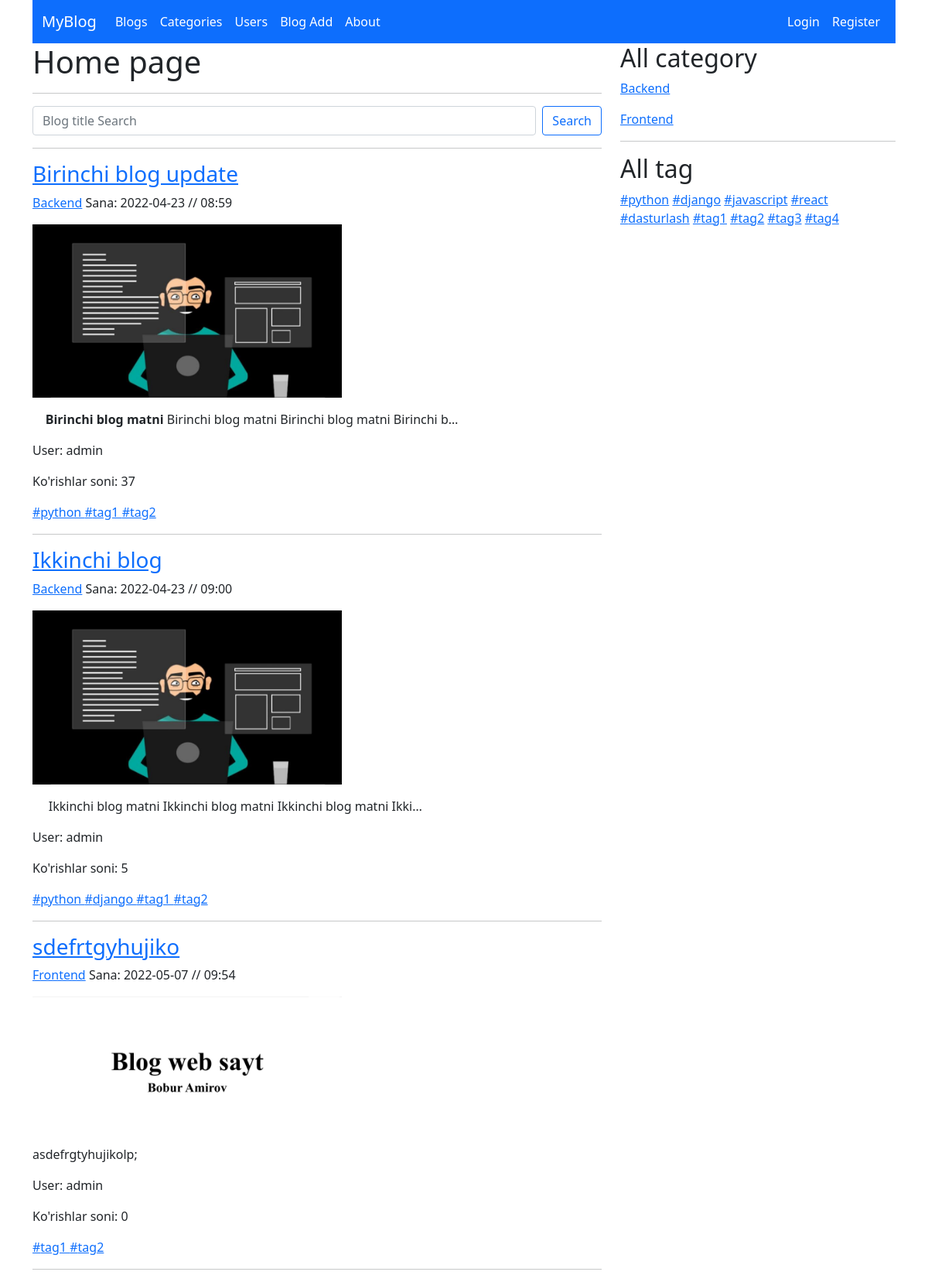
The page / on the database its author committed.
### blog/models/blog.py (models this page shows, shortened)
class Blog(models.Model):
    title = models.CharField(max_length=150)
    slug = models.SlugField(max_length=150, unique=True)
    image = models.ImageField(upload_to='blog/')
    description = RichTextField()
    user = models.ForeignKey(Account, on_delete=models.SET_NULL, null=True, related_name='blog')
    category = models.ForeignKey(Category, on_delete=models.SET_NULL, null=True, related_name='blog')
    created = models.DateTimeField(auto_now_add=True)
    updated = models.DateTimeField(auto_now=True)
    views = models.PositiveIntegerField(default=0)
    tags = models.ManyToManyField(Tag)
    is_published = models.BooleanField(default=False)

### blog/models/category.py (models this page shows, shortened)
class Category(models.Model):
    name = models.CharField(max_length=50)
    slug = models.SlugField(max_length=50, unique=True)
    image = models.ImageField(upload_to='category/')
    description = models.TextField()
    user = models.ManyToManyField(Account, related_name='category', null=True, blank=True)

### account/models.py (models this page shows, shortened)
class Account(AbstractUser):
    username = models.CharField(max_length=50, unique=True,
                                help_text=(
                                   "Siz 50 ta belgidan iborat username tanlashingiz mumkin"
                                ),
                                error_messages={
                                    "unique": "Bunaqa user avval ruyxatdan utgan.",
                                },
                                )
    phone_number = models.CharField(max_length=13, null=True, blank=True)
    date_of_birth = models.DateField(null=True, blank=True)
    image = models.ImageField(upload_to='account')
    address = models.CharField(max_length=150, null=True, blank=True)
    USERNAME_FIELD = "username"

### blog/models/tag.py (models this page shows, shortened)
class Tag(models.Model):
    name = models.CharField(max_length=50)
    slug = models.SlugField(max_length=50, unique=True)

### blog/views.py (the view)
# urls.py: path('', BlogList.as_view(), name='blog_list'),
class BlogList(BaseView, View):
    def get(self, request):
        context = {}
        search = request.GET.get('search')
        if search:
            context['blogs'] = Blog.objects.filter(
                Q(title__icontains=search) | Q(category__name__icontains=search)
            )
        else:
            context['blogs'] = Blog.objects.all()
        context['categories'] = self.category()
        context['tags'] = self.tag()
        return render(request, 'blog/blog_list.html', context)

### blog/views.py (called while the page is built)
    def category(self):
        category_list = Category.objects.all()
        return category_list

    def tag(self):
        tag_list = Tag.objects.all()
        return tag_list

### templates/blog/blog_list.html (shortened to what this page needs)
{% extends 'base.html' %}
{% block content %}
    <h1>Home page</h1>
    <hr>
    <form class="d-flex" method="get">
        <input name="search" class="form-control me-2" type="search" placeholder="Blog title Search" aria-label="Search">
        <button class="btn btn-outline-primary" type="submit">Search</button>
    </form>
    <hr>
    {% for blog in blogs %}
        <h3><a href="{% url 'blog_detail' blog.slug %}">{{ blog.title }}</a></h3>
        <p><a href="#">{{ blog.category.name }}</a>
            Sana: {{ blog.created | date:'Y-m-d // h:i' }}</p>
        <img style="width: 400px;" src="{{ blog.image.url }}" alt="Bu rasm">
        <p>{{ blog.description|truncatechars_html:100|safe }}</p>
        <p>User: {{ blog.user.username }}</p>
        <p>Ko'rishlar soni: {{ blog.views }}</p>
        {% for tag in blog.tags.all %}
            <a href="#">#{{ tag.name }} </a>
        {% endfor %}
        <hr>
    {% endfor %}
{% endblock %}

### templates/base.html (shortened to what this page needs)
<!DOCTYPE html>
<html lang="en">
<head>
{% load static %}
    <link href="{% static 'css/bootstrap.min.css' %}" rel="stylesheet">
</head>
<body>
<div class="container">
    {% include 'header.html' %}
    <div class="row">
        <div class="col-lg-8">
            {% block content %}
            {% endblock %}
        </div>
        <div class="col-lg-4">
            <h2>All category</h2>
            {% for c in categories %}
                <p><a href="{% url 'category_blogs' c.slug %}">{{ c.name }}</a></p>
            {% endfor %}
            <hr>
            <h2>All tag</h2>
            {% for t in tags %}
                <a href="{% url 'tag_blogs' t.slug %}">#{{ t.name }}</a>
            {% endfor %}
        </div>
    </div>
</div>
</body>
</html>

### rows shown on the page
Blog: title "Birinchi blog update", category.name "Backend", created "2022-04-23 // 08:59", image (picture), description "Birinchi blog matni Birinchi blog matni Birinchi blog matni Birinchi b…", user.username "admin", views "37"
Tag: name "python"
Tag: name "tag1"
Tag: name "tag2"
Blog: title "Ikkinchi blog", category.name "Backend", created "2022-04-23 // 09:00", image (picture), description "Ikkinchi blog matni Ikkinchi blog matni Ikkinchi blog matni Ikki…", user.username "admin", views "5"
Tag: name "django"
Blog: title "sdefrtgyhujiko", category.name "Frontend", created "2022-05-07 // 09:54", image (picture), description "asdefrgtyhujikolp;", user.username "admin", views "0"
Category: name "Backend"
Category: name "Frontend"
Tag: name "javascript"
Tag: name "react"
Tag: name "dasturlash"
Tag: name "tag3"
Tag: name "tag4"
